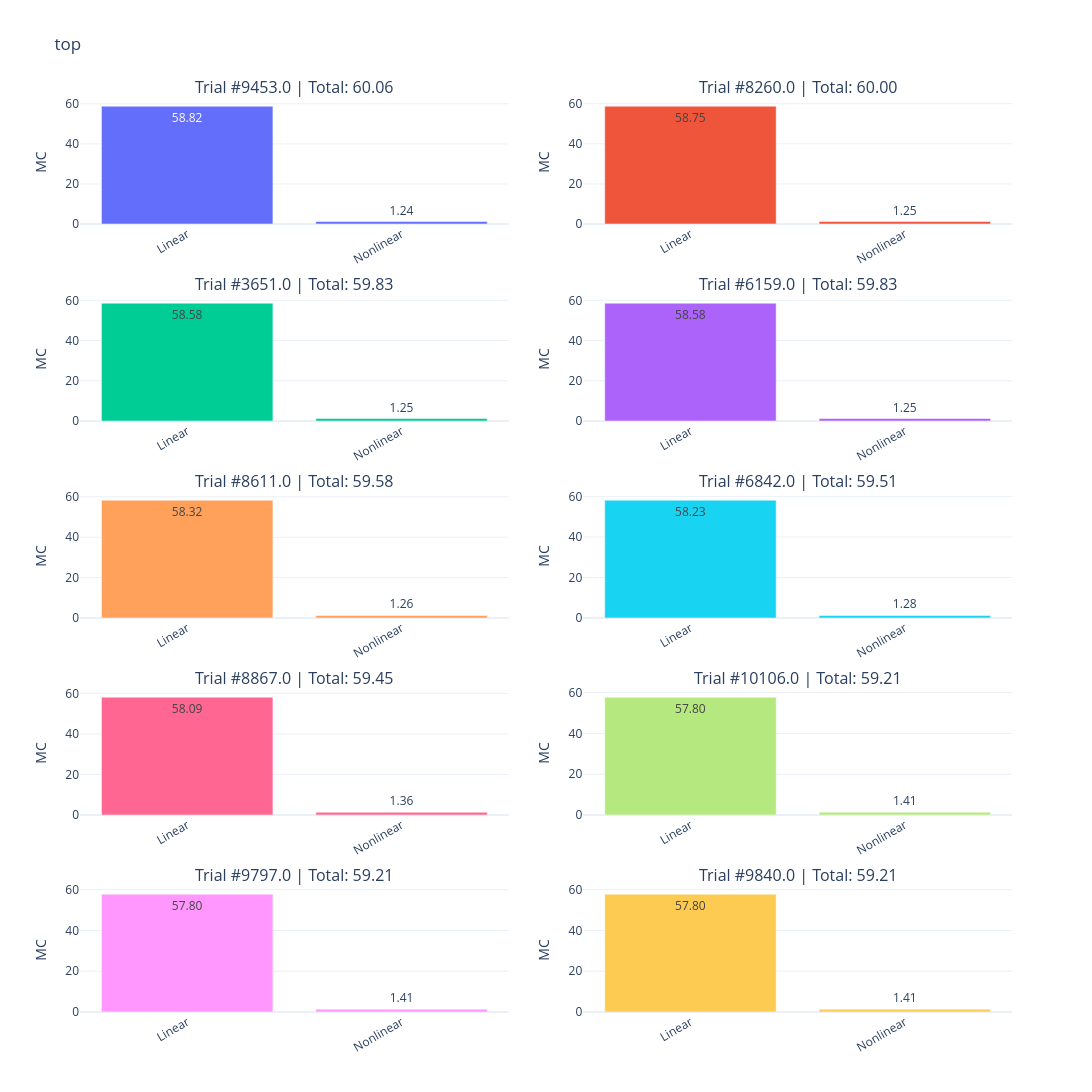
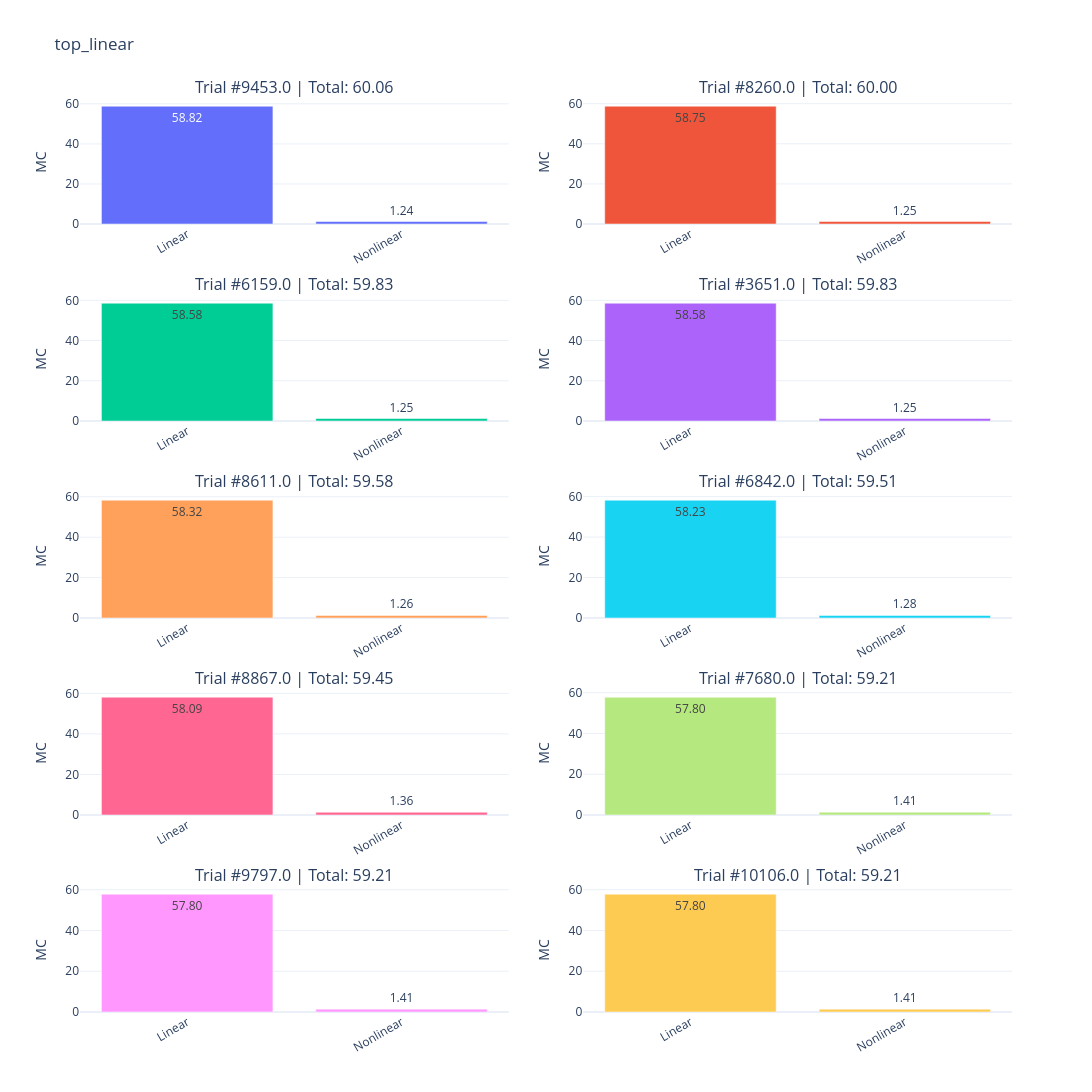
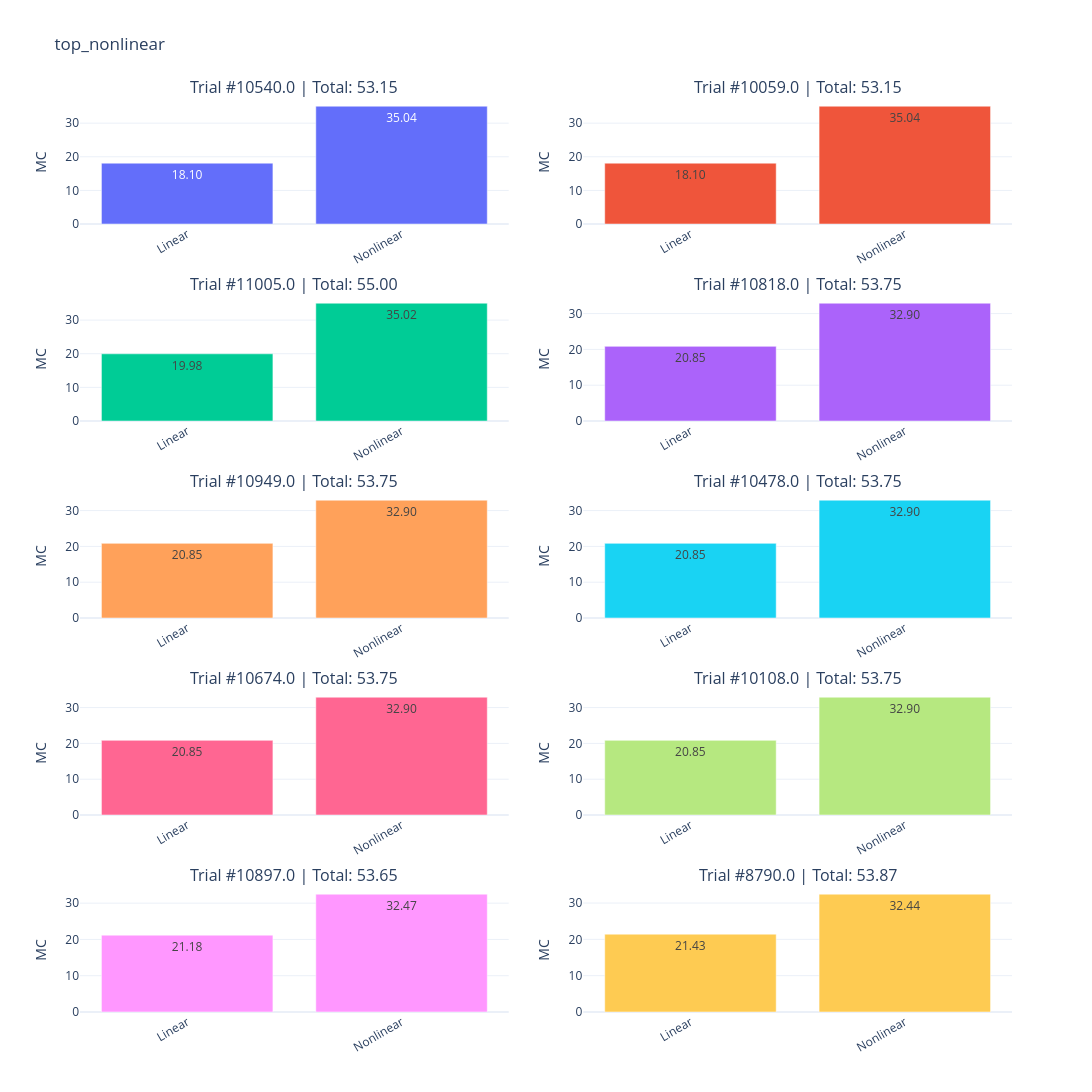

Notebook source saved alongside these figures, in order:
### Code cell
top_nonlinear = df_disordered.sort_values(by="nonlinear_mc", ascending=False).iloc[:10]
top_linear = df_disordered.sort_values(by="linear_mc", ascending=False).iloc[:10]
top = df_disordered.sort_values(by="total_mc", ascending=False).iloc[:10]
all_data = [
    top,
    top_linear,
    top_nonlinear,
]


cols = 2
rows = (len(top) + cols - 1) // cols


for data_index, data in enumerate(all_data):
    subplot_titles = [
        f"Trial #{t.trial} | Total: {t.total_mc:.2f}" for idx, t in data.iterrows()
    ]

    fig = make_subplots(
        rows=rows,
        cols=cols,
        subplot_titles=subplot_titles,
        vertical_spacing=0.08,
        horizontal_spacing=0.08,
    )

    i = 0
    for idx, trial in data.iterrows():
        r = (i // cols) + 1
        c = (i % cols) + 1
        values = trial.linear_mc, trial.nonlinear_mc

        fig.add_trace(
            go.Bar(
                x=["Linear", "Nonlinear"],
                y=values,
                text=[f"{v:.2f}" for v in values],
                textposition="auto",
                showlegend=False,
            ),
            row=r,
            col=c,
        )

        fig.update_xaxes(tickangle=-30, row=r, col=c)
        fig.update_yaxes(title_text="MC", row=r, col=c)
        i += 1

    fig.update_layout(
        title_text=(
            "top"
            if data_index == 0
            else ("top_linear" if data_index == 1 else "top_nonlinear")
        ),
        template="plotly_white",
        height=320 * rows,
        width=1100,
    )

    fig.show()

### Figure 1 — Plotly figure (JSON) as saved in the notebook; plotly's stock layout.template omitted (floating-point values rounded to 4 significant figures)
{"data": [{"showlegend": false, "text": ["58.82", "1.24"], "textposition": "auto", "type": "bar", "x": ["Linear", "Nonlinear"], "xaxis": "x", "y": [58.82, 1.243], "yaxis": "y"}, {"showlegend": false, "text": ["58.75", "1.25"], "textposition": "auto", "type": "bar", "x": ["Linear", "Nonlinear"], "xaxis": "x2", "y": [58.75, 1.252], "yaxis": "y2"}, {"showlegend": false, "text": ["58.58", "1.25"], "textposition": "auto", "type": "bar", "x": ["Linear", "Nonlinear"], "xaxis": "x3", "y": [58.58, 1.254], "yaxis": "y3"}, {"showlegend": false, "text": ["58.58", "1.25"], "textposition": "auto", "type": "bar", "x": ["Linear", "Nonlinear"], "xaxis": "x4", "y": [58.58, 1.254], "yaxis": "y4"}, {"showlegend": false, "text": ["58.32", "1.26"], "textposition": "auto", "type": "bar", "x": ["Linear", "Nonlinear"], "xaxis": "x5", "y": [58.32, 1.256], "yaxis": "y5"}, {"showlegend": false, "text": ["58.23", "1.28"], "textposition": "auto", "type": "bar", "x": ["Linear", "Nonlinear"], "xaxis": "x6", "y": [58.23, 1.277], "yaxis": "y6"}, {"showlegend": false, "text": ["58.09", "1.36"], "textposition": "auto", "type": "bar", "x": ["Linear", "Nonlinear"], "xaxis": "x7", "y": [58.09, 1.356], "yaxis": "y7"}, {"showlegend": false, "text": ["57.80", "1.41"], "textposition": "auto", "type": "bar", "x": ["Linear", "Nonlinear"], "xaxis": "x8", "y": [57.8, 1.408], "yaxis": "y8"}, {"showlegend": false, "text": ["57.80", "1.41"], "textposition": "auto", "type": "bar", "x": ["Linear", "Nonlinear"], "xaxis": "x9", "y": [57.8, 1.408], "yaxis": "y9"}, {"showlegend": false, "text": ["57.80", "1.41"], "textposition": "auto", "type": "bar", "x": ["Linear", "Nonlinear"], "xaxis": "x10", "y": [57.8, 1.408], "yaxis": "y10"}], "layout": {"annotations": [{"font": {"size": 16}, "showarrow": false, "text": "Trial #9453.0 | Total: 60.06", "x": 0.23, "xanchor": "center", "xref": "paper", "y": 1.0, "yanchor": "bottom", "yref": "paper"}, {"font": {"size": 16}, "showarrow": false, "text": "Trial #8260.0 | Total: 60.00", "x": 0.77, "xanchor": "center", "xref": "paper", "y": 1.0, "yanchor": "bottom", "yref": "paper"}, {"font": {"size": 16}, "showarrow": false, "text": "Trial #3651.0 | Total: 59.83", "x": 0.23, "xanchor": "center", "xref": "paper", "y": 0.784, "yanchor": "bottom", "yref": "paper"}, {"font": {"size": 16}, "showarrow": false, "text": "Trial #6159.0 | Total: 59.83", "x": 0.77, "xanchor": "center", "xref": "paper", "y": 0.784, "yanchor": "bottom", "yref": "paper"}, {"font": {"size": 16}, "showarrow": false, "text": "Trial #8611.0 | Total: 59.58", "x": 0.23, "xanchor": "center", "xref": "paper", "y": 0.568, "yanchor": "bottom", "yref": "paper"}, {"font": {"size": 16}, "showarrow": false, "text": "Trial #6842.0 | Total: 59.51", "x": 0.77, "xanchor": "center", "xref": "paper", "y": 0.568, "yanchor": "bottom", "yref": "paper"}, {"font": {"size": 16}, "showarrow": false, "text": "Trial #8867.0 | Total: 59.45", "x": 0.23, "xanchor": "center", "xref": "paper", "y": 0.352, "yanchor": "bottom", "yref": "paper"}, {"font": {"size": 16}, "showarrow": false, "text": "Trial #10106.0 | Total: 59.21", "x": 0.77, "xanchor": "center", "xref": "paper", "y": 0.352, "yanchor": "bottom", "yref": "paper"}, {"font": {"size": 16}, "showarrow": false, "text": "Trial #9797.0 | Total: 59.21", "x": 0.23, "xanchor": "center", "xref": "paper", "y": 0.136, "yanchor": "bottom", "yref": "paper"}, {"font": {"size": 16}, "showarrow": false, "text": "Trial #9840.0 | Total: 59.21", "x": 0.77, "xanchor": "center", "xref": "paper", "y": 0.136, "yanchor": "bottom", "yref": "paper"}], "height": 1600, "title": {"text": "top"}, "width": 1100, "xaxis": {"anchor": "y", "domain": [0, 0.46], "tickangle": -30}, "xaxis10": {"anchor": "y10", "domain": [0.54, 1], "tickangle": -30}, "xaxis2": {"anchor": "y2", "domain": [0.54, 1], "tickangle": -30}, "xaxis3": {"anchor": "y3", "domain": [0, 0.46], "tickangle": -30}, "xaxis4": {"anchor": "y4", "domain": [0.54, 1], "tickangle": -30}, "xaxis5": {"anchor": "y5", "domain": [0, 0.46], "tickangle": -30}, "xaxis6": {"anchor": "y6", "domain": [0.54, 1], "tickangle": -30}, "xaxis7": {"anchor": "y7", "domain": [0, 0.46], "tickangle": -30}, "xaxis8": {"anchor": "y8", "domain": [0.54, 1], "tickangle": -30}, "xaxis9": {"anchor": "y9", "domain": [0, 0.46], "tickangle": -30}, "yaxis": {"anchor": "x", "domain": [0.864, 1.0], "title": {"text": "MC"}}, "yaxis10": {"anchor": "x10", "domain": [0, 0.136], "title": {"text": "MC"}}, "yaxis2": {"anchor": "x2", "domain": [0.864, 1.0], "title": {"text": "MC"}}, "yaxis3": {"anchor": "x3", "domain": [0.648, 0.784], "title": {"text": "MC"}}, "yaxis4": {"anchor": "x4", "domain": [0.648, 0.784], "title": {"text": "MC"}}, "yaxis5": {"anchor": "x5", "domain": [0.432, 0.568], "title": {"text": "MC"}}, "yaxis6": {"anchor": "x6", "domain": [0.432, 0.568], "title": {"text": "MC"}}, "yaxis7": {"anchor": "x7", "domain": [0.216, 0.352], "title": {"text": "MC"}}, "yaxis8": {"anchor": "x8", "domain": [0.216, 0.352], "title": {"text": "MC"}}, "yaxis9": {"anchor": "x9", "domain": [0, 0.136], "title": {"text": "MC"}}}}

### Figure 2 — Plotly figure (JSON) as saved in the notebook; plotly's stock layout.template omitted (floating-point values rounded to 4 significant figures)
{"data": [{"showlegend": false, "text": ["58.82", "1.24"], "textposition": "auto", "type": "bar", "x": ["Linear", "Nonlinear"], "xaxis": "x", "y": [58.82, 1.243], "yaxis": "y"}, {"showlegend": false, "text": ["58.75", "1.25"], "textposition": "auto", "type": "bar", "x": ["Linear", "Nonlinear"], "xaxis": "x2", "y": [58.75, 1.252], "yaxis": "y2"}, {"showlegend": false, "text": ["58.58", "1.25"], "textposition": "auto", "type": "bar", "x": ["Linear", "Nonlinear"], "xaxis": "x3", "y": [58.58, 1.254], "yaxis": "y3"}, {"showlegend": false, "text": ["58.58", "1.25"], "textposition": "auto", "type": "bar", "x": ["Linear", "Nonlinear"], "xaxis": "x4", "y": [58.58, 1.254], "yaxis": "y4"}, {"showlegend": false, "text": ["58.32", "1.26"], "textposition": "auto", "type": "bar", "x": ["Linear", "Nonlinear"], "xaxis": "x5", "y": [58.32, 1.256], "yaxis": "y5"}, {"showlegend": false, "text": ["58.23", "1.28"], "textposition": "auto", "type": "bar", "x": ["Linear", "Nonlinear"], "xaxis": "x6", "y": [58.23, 1.277], "yaxis": "y6"}, {"showlegend": false, "text": ["58.09", "1.36"], "textposition": "auto", "type": "bar", "x": ["Linear", "Nonlinear"], "xaxis": "x7", "y": [58.09, 1.356], "yaxis": "y7"}, {"showlegend": false, "text": ["57.80", "1.41"], "textposition": "auto", "type": "bar", "x": ["Linear", "Nonlinear"], "xaxis": "x8", "y": [57.8, 1.408], "yaxis": "y8"}, {"showlegend": false, "text": ["57.80", "1.41"], "textposition": "auto", "type": "bar", "x": ["Linear", "Nonlinear"], "xaxis": "x9", "y": [57.8, 1.408], "yaxis": "y9"}, {"showlegend": false, "text": ["57.80", "1.41"], "textposition": "auto", "type": "bar", "x": ["Linear", "Nonlinear"], "xaxis": "x10", "y": [57.8, 1.408], "yaxis": "y10"}], "layout": {"annotations": [{"font": {"size": 16}, "showarrow": false, "text": "Trial #9453.0 | Total: 60.06", "x": 0.23, "xanchor": "center", "xref": "paper", "y": 1.0, "yanchor": "bottom", "yref": "paper"}, {"font": {"size": 16}, "showarrow": false, "text": "Trial #8260.0 | Total: 60.00", "x": 0.77, "xanchor": "center", "xref": "paper", "y": 1.0, "yanchor": "bottom", "yref": "paper"}, {"font": {"size": 16}, "showarrow": false, "text": "Trial #6159.0 | Total: 59.83", "x": 0.23, "xanchor": "center", "xref": "paper", "y": 0.784, "yanchor": "bottom", "yref": "paper"}, {"font": {"size": 16}, "showarrow": false, "text": "Trial #3651.0 | Total: 59.83", "x": 0.77, "xanchor": "center", "xref": "paper", "y": 0.784, "yanchor": "bottom", "yref": "paper"}, {"font": {"size": 16}, "showarrow": false, "text": "Trial #8611.0 | Total: 59.58", "x": 0.23, "xanchor": "center", "xref": "paper", "y": 0.568, "yanchor": "bottom", "yref": "paper"}, {"font": {"size": 16}, "showarrow": false, "text": "Trial #6842.0 | Total: 59.51", "x": 0.77, "xanchor": "center", "xref": "paper", "y": 0.568, "yanchor": "bottom", "yref": "paper"}, {"font": {"size": 16}, "showarrow": false, "text": "Trial #8867.0 | Total: 59.45", "x": 0.23, "xanchor": "center", "xref": "paper", "y": 0.352, "yanchor": "bottom", "yref": "paper"}, {"font": {"size": 16}, "showarrow": false, "text": "Trial #7680.0 | Total: 59.21", "x": 0.77, "xanchor": "center", "xref": "paper", "y": 0.352, "yanchor": "bottom", "yref": "paper"}, {"font": {"size": 16}, "showarrow": false, "text": "Trial #9797.0 | Total: 59.21", "x": 0.23, "xanchor": "center", "xref": "paper", "y": 0.136, "yanchor": "bottom", "yref": "paper"}, {"font": {"size": 16}, "showarrow": false, "text": "Trial #10106.0 | Total: 59.21", "x": 0.77, "xanchor": "center", "xref": "paper", "y": 0.136, "yanchor": "bottom", "yref": "paper"}], "height": 1600, "title": {"text": "top_linear"}, "width": 1100, "xaxis": {"anchor": "y", "domain": [0, 0.46], "tickangle": -30}, "xaxis10": {"anchor": "y10", "domain": [0.54, 1], "tickangle": -30}, "xaxis2": {"anchor": "y2", "domain": [0.54, 1], "tickangle": -30}, "xaxis3": {"anchor": "y3", "domain": [0, 0.46], "tickangle": -30}, "xaxis4": {"anchor": "y4", "domain": [0.54, 1], "tickangle": -30}, "xaxis5": {"anchor": "y5", "domain": [0, 0.46], "tickangle": -30}, "xaxis6": {"anchor": "y6", "domain": [0.54, 1], "tickangle": -30}, "xaxis7": {"anchor": "y7", "domain": [0, 0.46], "tickangle": -30}, "xaxis8": {"anchor": "y8", "domain": [0.54, 1], "tickangle": -30}, "xaxis9": {"anchor": "y9", "domain": [0, 0.46], "tickangle": -30}, "yaxis": {"anchor": "x", "domain": [0.864, 1.0], "title": {"text": "MC"}}, "yaxis10": {"anchor": "x10", "domain": [0, 0.136], "title": {"text": "MC"}}, "yaxis2": {"anchor": "x2", "domain": [0.864, 1.0], "title": {"text": "MC"}}, "yaxis3": {"anchor": "x3", "domain": [0.648, 0.784], "title": {"text": "MC"}}, "yaxis4": {"anchor": "x4", "domain": [0.648, 0.784], "title": {"text": "MC"}}, "yaxis5": {"anchor": "x5", "domain": [0.432, 0.568], "title": {"text": "MC"}}, "yaxis6": {"anchor": "x6", "domain": [0.432, 0.568], "title": {"text": "MC"}}, "yaxis7": {"anchor": "x7", "domain": [0.216, 0.352], "title": {"text": "MC"}}, "yaxis8": {"anchor": "x8", "domain": [0.216, 0.352], "title": {"text": "MC"}}, "yaxis9": {"anchor": "x9", "domain": [0, 0.136], "title": {"text": "MC"}}}}

### Figure 3 — Plotly figure (JSON) as saved in the notebook; plotly's stock layout.template omitted (floating-point values rounded to 4 significant figures)
{"data": [{"showlegend": false, "text": ["18.10", "35.04"], "textposition": "auto", "type": "bar", "x": ["Linear", "Nonlinear"], "xaxis": "x", "y": [18.1, 35.04], "yaxis": "y"}, {"showlegend": false, "text": ["18.10", "35.04"], "textposition": "auto", "type": "bar", "x": ["Linear", "Nonlinear"], "xaxis": "x2", "y": [18.1, 35.04], "yaxis": "y2"}, {"showlegend": false, "text": ["19.98", "35.02"], "textposition": "auto", "type": "bar", "x": ["Linear", "Nonlinear"], "xaxis": "x3", "y": [19.98, 35.02], "yaxis": "y3"}, {"showlegend": false, "text": ["20.85", "32.90"], "textposition": "auto", "type": "bar", "x": ["Linear", "Nonlinear"], "xaxis": "x4", "y": [20.85, 32.9], "yaxis": "y4"}, {"showlegend": false, "text": ["20.85", "32.90"], "textposition": "auto", "type": "bar", "x": ["Linear", "Nonlinear"], "xaxis": "x5", "y": [20.85, 32.9], "yaxis": "y5"}, {"showlegend": false, "text": ["20.85", "32.90"], "textposition": "auto", "type": "bar", "x": ["Linear", "Nonlinear"], "xaxis": "x6", "y": [20.85, 32.9], "yaxis": "y6"}, {"showlegend": false, "text": ["20.85", "32.90"], "textposition": "auto", "type": "bar", "x": ["Linear", "Nonlinear"], "xaxis": "x7", "y": [20.85, 32.9], "yaxis": "y7"}, {"showlegend": false, "text": ["20.85", "32.90"], "textposition": "auto", "type": "bar", "x": ["Linear", "Nonlinear"], "xaxis": "x8", "y": [20.85, 32.9], "yaxis": "y8"}, {"showlegend": false, "text": ["21.18", "32.47"], "textposition": "auto", "type": "bar", "x": ["Linear", "Nonlinear"], "xaxis": "x9", "y": [21.18, 32.47], "yaxis": "y9"}, {"showlegend": false, "text": ["21.43", "32.44"], "textposition": "auto", "type": "bar", "x": ["Linear", "Nonlinear"], "xaxis": "x10", "y": [21.43, 32.44], "yaxis": "y10"}], "layout": {"annotations": [{"font": {"size": 16}, "showarrow": false, "text": "Trial #10540.0 | Total: 53.15", "x": 0.23, "xanchor": "center", "xref": "paper", "y": 1.0, "yanchor": "bottom", "yref": "paper"}, {"font": {"size": 16}, "showarrow": false, "text": "Trial #10059.0 | Total: 53.15", "x": 0.77, "xanchor": "center", "xref": "paper", "y": 1.0, "yanchor": "bottom", "yref": "paper"}, {"font": {"size": 16}, "showarrow": false, "text": "Trial #11005.0 | Total: 55.00", "x": 0.23, "xanchor": "center", "xref": "paper", "y": 0.784, "yanchor": "bottom", "yref": "paper"}, {"font": {"size": 16}, "showarrow": false, "text": "Trial #10818.0 | Total: 53.75", "x": 0.77, "xanchor": "center", "xref": "paper", "y": 0.784, "yanchor": "bottom", "yref": "paper"}, {"font": {"size": 16}, "showarrow": false, "text": "Trial #10949.0 | Total: 53.75", "x": 0.23, "xanchor": "center", "xref": "paper", "y": 0.568, "yanchor": "bottom", "yref": "paper"}, {"font": {"size": 16}, "showarrow": false, "text": "Trial #10478.0 | Total: 53.75", "x": 0.77, "xanchor": "center", "xref": "paper", "y": 0.568, "yanchor": "bottom", "yref": "paper"}, {"font": {"size": 16}, "showarrow": false, "text": "Trial #10674.0 | Total: 53.75", "x": 0.23, "xanchor": "center", "xref": "paper", "y": 0.352, "yanchor": "bottom", "yref": "paper"}, {"font": {"size": 16}, "showarrow": false, "text": "Trial #10108.0 | Total: 53.75", "x": 0.77, "xanchor": "center", "xref": "paper", "y": 0.352, "yanchor": "bottom", "yref": "paper"}, {"font": {"size": 16}, "showarrow": false, "text": "Trial #10897.0 | Total: 53.65", "x": 0.23, "xanchor": "center", "xref": "paper", "y": 0.136, "yanchor": "bottom", "yref": "paper"}, {"font": {"size": 16}, "showarrow": false, "text": "Trial #8790.0 | Total: 53.87", "x": 0.77, "xanchor": "center", "xref": "paper", "y": 0.136, "yanchor": "bottom", "yref": "paper"}], "height": 1600, "title": {"text": "top_nonlinear"}, "width": 1100, "xaxis": {"anchor": "y", "domain": [0, 0.46], "tickangle": -30}, "xaxis10": {"anchor": "y10", "domain": [0.54, 1], "tickangle": -30}, "xaxis2": {"anchor": "y2", "domain": [0.54, 1], "tickangle": -30}, "xaxis3": {"anchor": "y3", "domain": [0, 0.46], "tickangle": -30}, "xaxis4": {"anchor": "y4", "domain": [0.54, 1], "tickangle": -30}, "xaxis5": {"anchor": "y5", "domain": [0, 0.46], "tickangle": -30}, "xaxis6": {"anchor": "y6", "domain": [0.54, 1], "tickangle": -30}, "xaxis7": {"anchor": "y7", "domain": [0, 0.46], "tickangle": -30}, "xaxis8": {"anchor": "y8", "domain": [0.54, 1], "tickangle": -30}, "xaxis9": {"anchor": "y9", "domain": [0, 0.46], "tickangle": -30}, "yaxis": {"anchor": "x", "domain": [0.864, 1.0], "title": {"text": "MC"}}, "yaxis10": {"anchor": "x10", "domain": [0, 0.136], "title": {"text": "MC"}}, "yaxis2": {"anchor": "x2", "domain": [0.864, 1.0], "title": {"text": "MC"}}, "yaxis3": {"anchor": "x3", "domain": [0.648, 0.784], "title": {"text": "MC"}}, "yaxis4": {"anchor": "x4", "domain": [0.648, 0.784], "title": {"text": "MC"}}, "yaxis5": {"anchor": "x5", "domain": [0.432, 0.568], "title": {"text": "MC"}}, "yaxis6": {"anchor": "x6", "domain": [0.432, 0.568], "title": {"text": "MC"}}, "yaxis7": {"anchor": "x7", "domain": [0.216, 0.352], "title": {"text": "MC"}}, "yaxis8": {"anchor": "x8", "domain": [0.216, 0.352], "title": {"text": "MC"}}, "yaxis9": {"anchor": "x9", "domain": [0, 0.136], "title": {"text": "MC"}}}}
